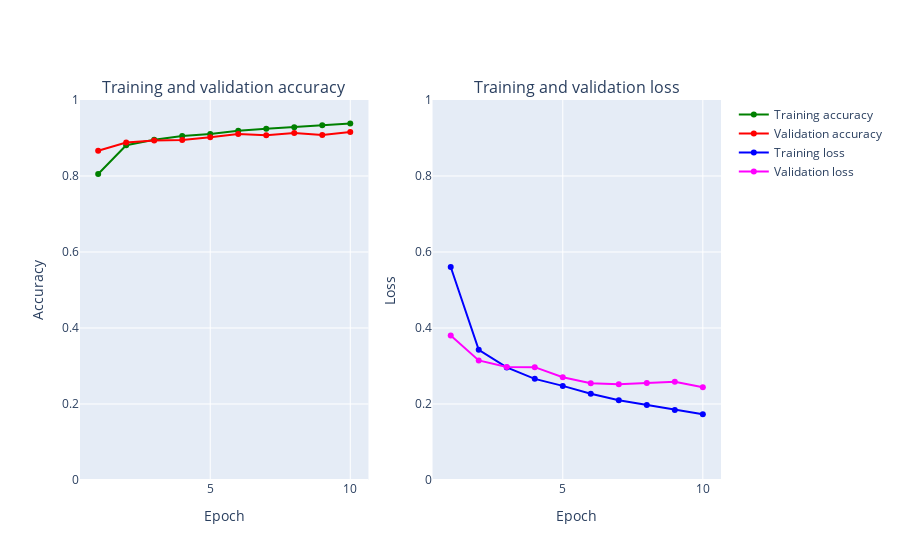

The notebook cell this image was saved under:
### Code cell
def create_trace(x,y,ylabel,color):
        trace = go.Scatter(
            x = x,y = y,
            name=ylabel,
            marker=dict(color=color),
            mode = "markers+lines",
            text=x
        )
        return trace
    
def plot_accuracy_and_loss(train_model):
    hist = train_model.history
    acc = hist['accuracy']
    val_acc = hist['val_accuracy']
    loss = hist['loss']
    val_loss = hist['val_loss']
    epochs = list(range(1,len(acc)+1))
    
    trace_ta = create_trace(epochs,acc,"Training accuracy", "Green")
    trace_va = create_trace(epochs,val_acc,"Validation accuracy", "Red")
    trace_tl = create_trace(epochs,loss,"Training loss", "Blue")
    trace_vl = create_trace(epochs,val_loss,"Validation loss", "Magenta")
    fig = tools.make_subplots(rows=1,cols=2, subplot_titles=('Training and validation accuracy',
                                                             'Training and validation loss'))
    fig.append_trace(trace_ta,1,1)
    fig.append_trace(trace_va,1,1)
    fig.append_trace(trace_tl,1,2)
    fig.append_trace(trace_vl,1,2)
    fig['layout']['xaxis'].update(title = 'Epoch')
    fig['layout']['xaxis2'].update(title = 'Epoch')
    fig['layout']['yaxis'].update(title = 'Accuracy', range=[0,1])
    fig['layout']['yaxis2'].update(title = 'Loss', range=[0,1])

    
    iplot(fig, filename='accuracy-loss')

plot_accuracy_and_loss(history2)

### Figure 1 — Plotly figure (JSON) as saved in the notebook; plotly's stock layout.template omitted (floating-point values rounded to 4 significant figures)
{"data": [{"marker": {"color": "Green"}, "mode": "markers+lines", "name": "Training accuracy", "text": ["1", "2", "3", "4", "5", "6", "7", "8", "9", "10"], "x": [1, 2, 3, 4, 5, 6, 7, 8, 9, 10], "xaxis": "x", "y": [0.8054, 0.8808, 0.8957, 0.9054, 0.9107, 0.9191, 0.9241, 0.9281, 0.9338, 0.9382], "yaxis": "y", "type": "scatter"}, {"marker": {"color": "Red"}, "mode": "markers+lines", "name": "Validation accuracy", "text": ["1", "2", "3", "4", "5", "6", "7", "8", "9", "10"], "x": [1, 2, 3, 4, 5, 6, 7, 8, 9, 10], "xaxis": "x", "y": [0.8663, 0.8882, 0.8932, 0.8945, 0.9018, 0.9103, 0.9073, 0.9132, 0.9081, 0.9157], "yaxis": "y", "type": "scatter"}, {"marker": {"color": "Blue"}, "mode": "markers+lines", "name": "Training loss", "text": ["1", "2", "3", "4", "5", "6", "7", "8", "9", "10"], "x": [1, 2, 3, 4, 5, 6, 7, 8, 9, 10], "xaxis": "x2", "y": [0.5607, 0.3426, 0.2963, 0.2662, 0.2476, 0.227, 0.2097, 0.1973, 0.1842, 0.1729], "yaxis": "y2", "type": "scatter"}, {"marker": {"color": "Magenta"}, "mode": "markers+lines", "name": "Validation loss", "text": ["1", "2", "3", "4", "5", "6", "7", "8", "9", "10"], "x": [1, 2, 3, 4, 5, 6, 7, 8, 9, 10], "xaxis": "x2", "y": [0.3804, 0.3146, 0.2975, 0.2969, 0.2705, 0.2545, 0.2521, 0.2552, 0.2584, 0.244], "yaxis": "y2", "type": "scatter"}], "layout": {"annotations": [{"font": {"size": 16}, "showarrow": false, "text": "Training and validation accuracy", "x": 0.225, "xanchor": "center", "xref": "paper", "y": 1, "yanchor": "bottom", "yref": "paper"}, {"font": {"size": 16}, "showarrow": false, "text": "Training and validation loss", "x": 0.775, "xanchor": "center", "xref": "paper", "y": 1, "yanchor": "bottom", "yref": "paper"}], "xaxis": {"anchor": "y", "domain": [0, 0.45], "title": {"text": "Epoch"}}, "yaxis": {"anchor": "x", "domain": [0, 1], "range": [0, 1], "title": {"text": "Accuracy"}}, "xaxis2": {"anchor": "y2", "domain": [0.55, 1], "title": {"text": "Epoch"}}, "yaxis2": {"anchor": "x2", "domain": [0, 1], "range": [0, 1], "title": {"text": "Loss"}}}}
